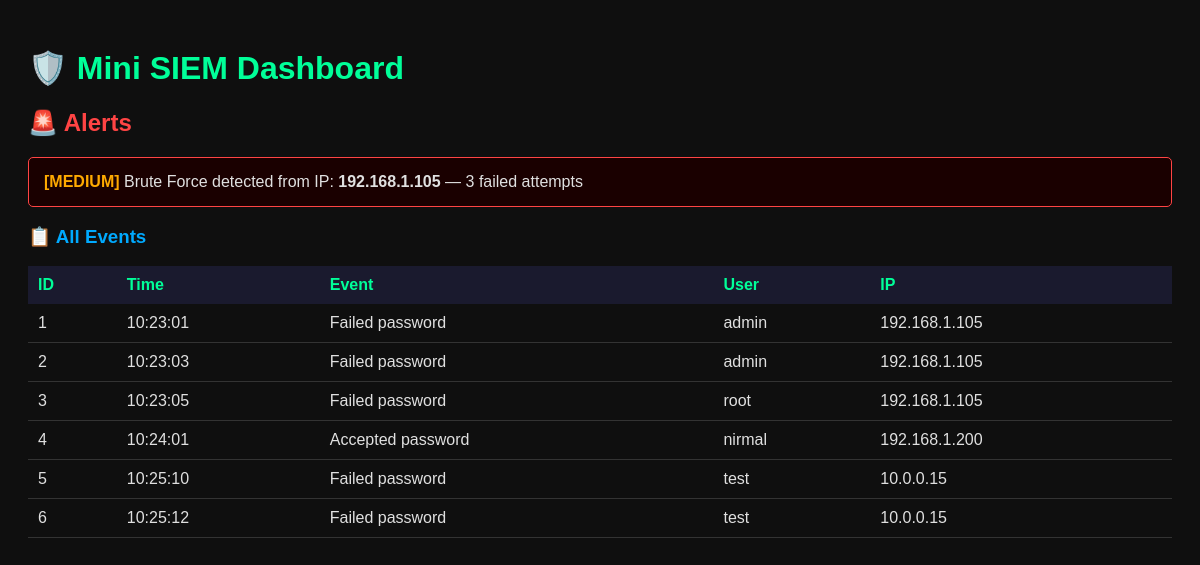
The page / on the database its author committed.
### tables this page shows
CREATE TABLE alerts (
            id INTEGER PRIMARY KEY AUTOINCREMENT,
            ip TEXT,
            count INTEGER,
            severity TEXT
        );

CREATE TABLE events (
            id INTEGER PRIMARY KEY AUTOINCREMENT,
            time TEXT,
            event TEXT,
            user TEXT,
            ip TEXT
        );

### app.py (the view)
@app.route("/")
def dashboard():
    conn = get_db()
    events = conn.execute("SELECT * FROM events").fetchall()
    alerts = conn.execute("SELECT * FROM alerts").fetchall()
    conn.close()
    return render_template("dashboard.html", events=events, alerts=alerts)

### app.py (called while the page is built)
def get_db():
    conn = sqlite3.connect(DB_FILE)
    conn.row_factory = sqlite3.Row
    return conn

### templates/dashboard.html (shortened to what this page needs)
<!DOCTYPE html>
<html>
<head>
</head>
<body>
    <h1>🛡️ Mini SIEM Dashboard</h1>
    <h2>🚨 Alerts</h2>
    {% if alerts %}
        {% for a in alerts %}
        <div class="alert-box">
            <span class="{{ a['severity'] }}">[{{ a['severity'] }}]</span>
            Brute Force detected from IP: <strong>{{ a['ip'] }}</strong> — {{ a['count'] }} failed attempts
        </div>
        {% endfor %}
    {% else %}
        <p>No alerts detected.</p>
    {% endif %}
    <h3>📋 All Events</h3>
    <table>
        <tr>
            <th>ID</th><th>Time</th><th>Event</th><th>User</th><th>IP</th>
        </tr>
        {% for e in events %}
        <tr>
            <td>{{ e['id'] }}</td>
            <td>{{ e['time'] }}</td>
            <td>{{ e['event'] }}</td>
            <td>{{ e['user'] }}</td>
            <td>{{ e['ip'] }}</td>
        </tr>
        {% endfor %}
    </table>
</body>
</html>

### templates/dashboard.html (style rules this page uses)
body { font-family: Arial, sans-serif; background: #0f0f0f; color: #e0e0e0; padding: 20px; }
h1 { color: #00ff99; }
h2 { color: #ff4444; }
h3 { color: #00aaff; }
table { width: 100%; border-collapse: collapse; margin-bottom: 30px; }
th { background: #1a1a2e; color: #00ff99; padding: 10px; text-align: left; }
td { padding: 10px; border-bottom: 1px solid #333; }
.MEDIUM { color: #ffaa00; font-weight: bold; }
.alert-box { background: #1a0000; border: 1px solid #ff4444; padding: 15px; margin-bottom: 10px; border-radius: 5px; }

### rows shown on the page
alerts: severity "MEDIUM", ip "192.168.1.105", count "3"
events: id "1", time "10:23:01", event "Failed password", user "admin", ip "192.168.1.105"
events: id "2", time "10:23:03", event "Failed password", user "admin", ip "192.168.1.105"
events: id "3", time "10:23:05", event "Failed password", user "root", ip "192.168.1.105"
events: id "4", time "10:24:01", event "Accepted password", user "nirmal", ip "192.168.1.200"
events: id "5", time "10:25:10", event "Failed password", user "test", ip "10.0.0.15"
events: id "6", time "10:25:12", event "Failed password", user "test", ip "10.0.0.15"
